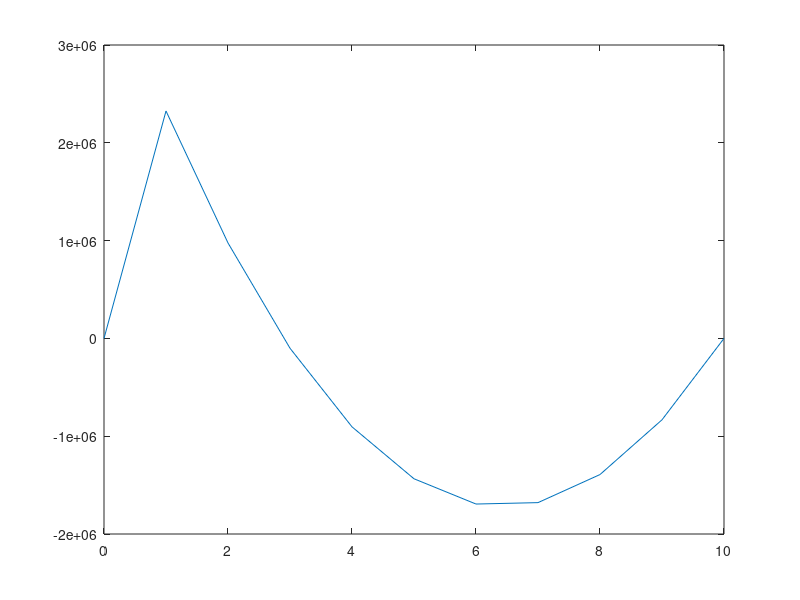

This figure's MATLAB source:
visc    = 10;                           % Viscosity [Pas] 
U       = 5;                            % Runner speed [m/s]
L       = 10;                           % Bearing length [m]
hmin    = 0.0001;                       % Trailing edge film thickness [m]
k       = linspace(0,1e-3,100);         % Slope parameter 
N       = 10;                          % Precision
p(1)    = 0;
p(N)    = 0;
h = hmin.*(1+k-(k./L));

a = (h.^3)./(12.*visc);
F = (U/2).*h;
deltax = L/N;
    
    for i = 2:N-1
        c1(i) = (a(i-1)+a(i))./(2.*deltax.^2);
        d(i) = -(a(i-1)+2.*a(i)+a(i+1))/(2.*deltax.^2);
        e1(i) = (a(i)+a(i+1))/(2.*deltax.^2);
        z(i) = (F(i+1)-F(i-1))./(2.*deltax);
        g(i) = -(F(i)/deltax);
        K(i) = F(i-1)/deltax;
    end

e = [0 e1(1:end-1)];
c = [c1(2:end) 0];
A = spdiags([c' d' e'],[-1 0 1],N-1,N-1); %Se ekv.31
B = spdiags([g' K'],[-1 0],N-1,N-1); %Tror inte vi beh?ver den h?r
f = [z(1)-c(1)*p(1) z(2:end-1) z(N-1)-e(N-1)*p(N)]'; %Se ekv.32

u = A\f;
p = [p(1) u' p(N)];
plot(0:N,p);